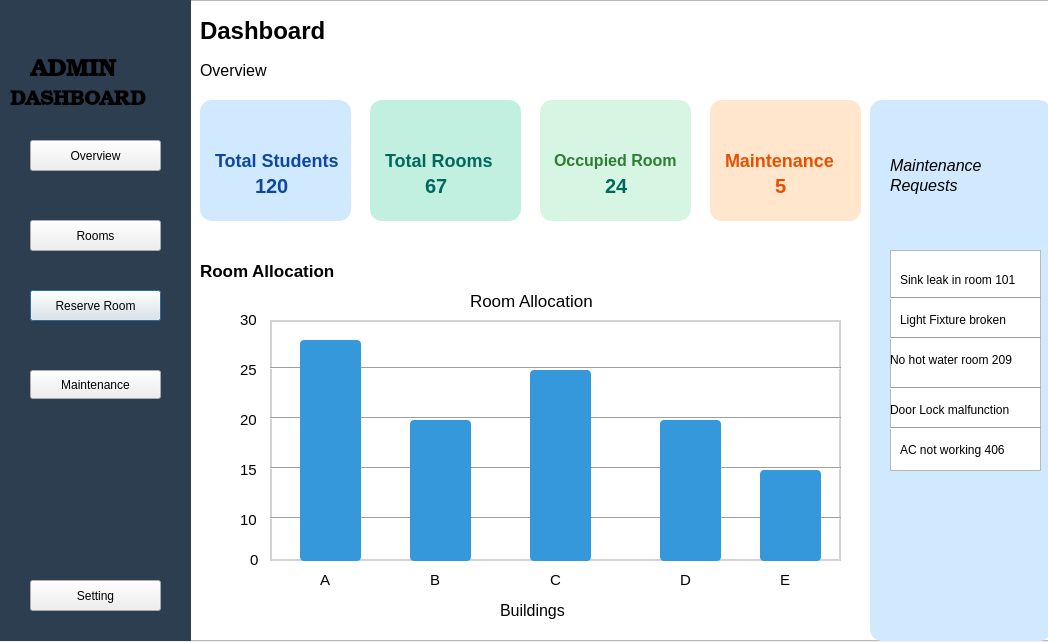
<?xml version="1.0" encoding="UTF-8"?>
<ui version="4.0">
 <class>AdminDashboard</class>
 <widget class="QDialog" name="AdminDashboard">
  <property name="geometry">
   <rect>
    <x>0</x>
    <y>0</y>
    <width>1048</width>
    <height>642</height>
   </rect>
  </property>
  <property name="windowTitle">
   <string>Dialog</string>
  </property>
  <widget class="QPlainTextEdit" name="LeftSide_plainTextEdit">
   <property name="geometry">
    <rect>
     <x>0</x>
     <y>0</y>
     <width>191</width>
     <height>641</height>
    </rect>
   </property>
   <property name="styleSheet">
    <string notr="true">QPlainTextEdit {
    background-color: #2c3e50;  /* Dark blue-gray */
    color: white;               /* Text color */
    font-weight: bold;
    border: none;
}</string>
   </property>
  </widget>
  <widget class="QLabel" name="DashName_label_8">
   <property name="geometry">
    <rect>
     <x>10</x>
     <y>80</y>
     <width>171</width>
     <height>41</height>
    </rect>
   </property>
   <property name="font">
    <font>
     <family>Bookman Old Style</family>
     <pointsize>15</pointsize>
     <bold>true</bold>
    </font>
   </property>
   <property name="text">
    <string>DASHBOARD</string>
   </property>
  </widget>
  <widget class="QLabel" name="DashName_label_5">
   <property name="geometry">
    <rect>
     <x>200</x>
     <y>10</y>
     <width>171</width>
     <height>41</height>
    </rect>
   </property>
   <property name="font">
    <font>
     <family>Arial</family>
     <pointsize>18</pointsize>
     <bold>true</bold>
    </font>
   </property>
   <property name="text">
    <string>Dashboard</string>
   </property>
  </widget>
  <widget class="QLabel" name="label_2">
   <property name="geometry">
    <rect>
     <x>430</x>
     <y>570</y>
     <width>21</width>
     <height>20</height>
    </rect>
   </property>
   <property name="font">
    <font>
     <family>Arial</family>
     <pointsize>11</pointsize>
     <bold>false</bold>
    </font>
   </property>
   <property name="text">
    <string>B</string>
   </property>
  </widget>
  <widget class="QPushButton" name="reserveButton">
   <property name="geometry">
    <rect>
     <x>30</x>
     <y>290</y>
     <width>131</width>
     <height>31</height>
    </rect>
   </property>
   <property name="text">
    <string>Reserve Room</string>
   </property>
  </widget>
  <widget class="QToolButton" name="Settings_Button">
   <property name="geometry">
    <rect>
     <x>30</x>
     <y>580</y>
     <width>131</width>
     <height>31</height>
    </rect>
   </property>
   <property name="text">
    <string>Setting</string>
   </property>
  </widget>
  <widget class="QLabel" name="label_13">
   <property name="geometry">
    <rect>
     <x>900</x>
     <y>310</y>
     <width>151</width>
     <height>20</height>
    </rect>
   </property>
   <property name="font">
    <font>
     <family>Arial</family>
    </font>
   </property>
   <property name="text">
    <string>Light Fixture broken</string>
   </property>
  </widget>
  <widget class="QLabel" name="DashName_label_6">
   <property name="geometry">
    <rect>
     <x>200</x>
     <y>50</y>
     <width>171</width>
     <height>41</height>
    </rect>
   </property>
   <property name="font">
    <font>
     <family>Arial</family>
     <pointsize>12</pointsize>
     <bold>false</bold>
    </font>
   </property>
   <property name="text">
    <string>Overview</string>
   </property>
  </widget>
  <widget class="QLabel" name="label_8">
   <property name="geometry">
    <rect>
     <x>240</x>
     <y>460</y>
     <width>21</width>
     <height>20</height>
    </rect>
   </property>
   <property name="font">
    <font>
     <family>Arial</family>
     <pointsize>11</pointsize>
     <bold>false</bold>
    </font>
   </property>
   <property name="text">
    <string>15</string>
   </property>
  </widget>
  <widget class="QPushButton" name="roomButton">
   <property name="geometry">
    <rect>
     <x>30</x>
     <y>220</y>
     <width>131</width>
     <height>31</height>
    </rect>
   </property>
   <property name="text">
    <string>Rooms</string>
   </property>
  </widget>
  <widget class="QPlainTextEdit" name="RightSide_plainTextEdit">
   <property name="geometry">
    <rect>
     <x>870</x>
     <y>100</y>
     <width>181</width>
     <height>541</height>
    </rect>
   </property>
   <property name="styleSheet">
    <string notr="true">QPlainTextEdit {
    
    background-color: #d0e9ff;   /* Light blue */
    color: #0d47a1;              /* Dark blue text */
    font-weight: bold;
    font-size: 18px;
    padding: 10px;
    border-radius: 12px;
    border: none;

}</string>
   </property>
  </widget>
  <widget class="QLabel" name="label_16">
   <property name="geometry">
    <rect>
     <x>900</x>
     <y>440</y>
     <width>151</width>
     <height>20</height>
    </rect>
   </property>
   <property name="font">
    <font>
     <family>Arial</family>
    </font>
   </property>
   <property name="text">
    <string>AC not working 406</string>
   </property>
  </widget>
  <widget class="QLabel" name="label_15">
   <property name="geometry">
    <rect>
     <x>890</x>
     <y>400</y>
     <width>151</width>
     <height>20</height>
    </rect>
   </property>
   <property name="font">
    <font>
     <family>Arial</family>
    </font>
   </property>
   <property name="text">
    <string>Door Lock malfunction</string>
   </property>
  </widget>
  <widget class="QLabel" name="label_3">
   <property name="geometry">
    <rect>
     <x>550</x>
     <y>570</y>
     <width>21</width>
     <height>20</height>
    </rect>
   </property>
   <property name="font">
    <font>
     <family>Arial</family>
     <pointsize>11</pointsize>
     <bold>false</bold>
    </font>
   </property>
   <property name="text">
    <string>C</string>
   </property>
  </widget>
  <widget class="QLabel" name="label_7">
   <property name="geometry">
    <rect>
     <x>240</x>
     <y>510</y>
     <width>21</width>
     <height>20</height>
    </rect>
   </property>
   <property name="font">
    <font>
     <family>Arial</family>
     <pointsize>11</pointsize>
     <bold>false</bold>
    </font>
   </property>
   <property name="text">
    <string>10</string>
   </property>
  </widget>
  <widget class="QLabel" name="RA_label_9">
   <property name="geometry">
    <rect>
     <x>500</x>
     <y>590</y>
     <width>101</width>
     <height>41</height>
    </rect>
   </property>
   <property name="font">
    <font>
     <family>Arial</family>
     <pointsize>12</pointsize>
     <bold>false</bold>
    </font>
   </property>
   <property name="text">
    <string>Buildings</string>
   </property>
  </widget>
  <widget class="QPushButton" name="maintenanceButton">
   <property name="geometry">
    <rect>
     <x>30</x>
     <y>370</y>
     <width>131</width>
     <height>29</height>
    </rect>
   </property>
   <property name="text">
    <string>Maintenance</string>
   </property>
  </widget>
  <widget class="QLabel" name="MaintenanceRequest_label_4">
   <property name="geometry">
    <rect>
     <x>710</x>
     <y>100</y>
     <width>151</width>
     <height>121</height>
    </rect>
   </property>
   <property name="styleSheet">
    <string notr="true">QLabel {
    background-color: #ffe6cc;   /* Peach */
    color: #e65100;              /* Burnt orange text */
    font-weight: bold;
    font-size: 18px;
    padding: 10px;
    border-radius: 12px;
    border: none;
}
</string>
   </property>
   <property name="text">
    <string>Maintenance</string>
   </property>
  </widget>
  <widget class="QTextEdit" name="textEdit">
   <property name="geometry">
    <rect>
     <x>890</x>
     <y>250</y>
     <width>151</width>
     <height>221</height>
    </rect>
   </property>
  </widget>
  <widget class="QLabel" name="RA_label_8">
   <property name="geometry">
    <rect>
     <x>470</x>
     <y>280</y>
     <width>181</width>
     <height>41</height>
    </rect>
   </property>
   <property name="font">
    <font>
     <family>Arial</family>
     <pointsize>13</pointsize>
     <bold>false</bold>
    </font>
   </property>
   <property name="text">
    <string>Room Allocation</string>
   </property>
  </widget>
  <widget class="QLabel" name="label_12">
   <property name="geometry">
    <rect>
     <x>900</x>
     <y>270</y>
     <width>151</width>
     <height>20</height>
    </rect>
   </property>
   <property name="font">
    <font>
     <family>Arial</family>
    </font>
   </property>
   <property name="text">
    <string>Sink leak in room 101</string>
   </property>
  </widget>
  <widget class="QLabel" name="RA_label_11">
   <property name="geometry">
    <rect>
     <x>890</x>
     <y>160</y>
     <width>191</width>
     <height>51</height>
    </rect>
   </property>
   <property name="font">
    <font>
     <family>Arial</family>
     <pointsize>12</pointsize>
     <italic>true</italic>
     <bold>false</bold>
    </font>
   </property>
   <property name="text">
    <string>Requests</string>
   </property>
  </widget>
  <widget class="Line" name="line_16">
   <property name="geometry">
    <rect>
     <x>890</x>
     <y>420</y>
     <width>151</width>
     <height>16</height>
    </rect>
   </property>
   <property name="orientation">
    <enum>Qt::Horizontal</enum>
   </property>
  </widget>
  <widget class="QLabel" name="label_4">
   <property name="geometry">
    <rect>
     <x>680</x>
     <y>570</y>
     <width>21</width>
     <height>20</height>
    </rect>
   </property>
   <property name="font">
    <font>
     <family>Arial</family>
     <pointsize>11</pointsize>
     <bold>false</bold>
    </font>
   </property>
   <property name="text">
    <string>D</string>
   </property>
  </widget>
  <widget class="QLabel" name="label_9">
   <property name="geometry">
    <rect>
     <x>240</x>
     <y>410</y>
     <width>21</width>
     <height>20</height>
    </rect>
   </property>
   <property name="font">
    <font>
     <family>Arial</family>
     <pointsize>11</pointsize>
     <bold>false</bold>
    </font>
   </property>
   <property name="text">
    <string>20</string>
   </property>
  </widget>
  <widget class="QLabel" name="label_5">
   <property name="geometry">
    <rect>
     <x>780</x>
     <y>570</y>
     <width>21</width>
     <height>20</height>
    </rect>
   </property>
   <property name="font">
    <font>
     <family>Arial</family>
     <pointsize>11</pointsize>
     <bold>false</bold>
    </font>
   </property>
   <property name="text">
    <string>E</string>
   </property>
  </widget>
  <widget class="Line" name="line_15">
   <property name="geometry">
    <rect>
     <x>890</x>
     <y>380</y>
     <width>151</width>
     <height>16</height>
    </rect>
   </property>
   <property name="orientation">
    <enum>Qt::Horizontal</enum>
   </property>
  </widget>
  <widget class="QLabel" name="label">
   <property name="geometry">
    <rect>
     <x>320</x>
     <y>570</y>
     <width>21</width>
     <height>20</height>
    </rect>
   </property>
   <property name="font">
    <font>
     <family>Arial</family>
     <pointsize>11</pointsize>
     <bold>false</bold>
    </font>
   </property>
   <property name="text">
    <string>A</string>
   </property>
  </widget>
  <widget class="QToolButton" name="OverviewButton">
   <property name="geometry">
    <rect>
     <x>30</x>
     <y>140</y>
     <width>131</width>
     <height>31</height>
    </rect>
   </property>
   <property name="text">
    <string>Overview</string>
   </property>
  </widget>
  <widget class="QLabel" name="label_11">
   <property name="geometry">
    <rect>
     <x>240</x>
     <y>310</y>
     <width>21</width>
     <height>20</height>
    </rect>
   </property>
   <property name="font">
    <font>
     <family>Arial</family>
     <pointsize>11</pointsize>
     <bold>false</bold>
    </font>
   </property>
   <property name="text">
    <string>30</string>
   </property>
  </widget>
  <widget class="QFrame" name="Chart_frame">
   <property name="geometry">
    <rect>
     <x>270</x>
     <y>320</y>
     <width>571</width>
     <height>241</height>
    </rect>
   </property>
   <property name="styleSheet">
    <string notr="true">#Chart_frame {
    background-color: #ffffff;              /* White background */
    border: 2px solid #d3d3d3;              /* Light gray border */
                      /* Rounded corners */
    box-shadow: 0px 0px 10px rgba(0,0,0,0.2); /* Subtle shadow (if supported) */
}
</string>
   </property>
   <property name="frameShape">
    <enum>QFrame::StyledPanel</enum>
   </property>
   <property name="frameShadow">
    <enum>QFrame::Raised</enum>
   </property>
   <widget class="Line" name="line_5">
    <property name="geometry">
     <rect>
      <x>0</x>
      <y>40</y>
      <width>571</width>
      <height>16</height>
     </rect>
    </property>
    <property name="orientation">
     <enum>Qt::Horizontal</enum>
    </property>
   </widget>
   <widget class="Line" name="line_6">
    <property name="geometry">
     <rect>
      <x>0</x>
      <y>90</y>
      <width>571</width>
      <height>16</height>
     </rect>
    </property>
    <property name="orientation">
     <enum>Qt::Horizontal</enum>
    </property>
   </widget>
   <widget class="Line" name="line_7">
    <property name="geometry">
     <rect>
      <x>0</x>
      <y>140</y>
      <width>571</width>
      <height>16</height>
     </rect>
    </property>
    <property name="orientation">
     <enum>Qt::Horizontal</enum>
    </property>
   </widget>
   <widget class="Line" name="line_8">
    <property name="geometry">
     <rect>
      <x>0</x>
      <y>190</y>
      <width>571</width>
      <height>16</height>
     </rect>
    </property>
    <property name="orientation">
     <enum>Qt::Horizontal</enum>
    </property>
   </widget>
   <widget class="QPlainTextEdit" name="Chart_plainTextEdit_6">
    <property name="geometry">
     <rect>
      <x>30</x>
      <y>20</y>
      <width>61</width>
      <height>221</height>
     </rect>
    </property>
    <property name="styleSheet">
     <string notr="true">QPlainTextEdit {
    background-color: #3498db;   /* Soft dashboard blue */
    border: none;
    border-radius: 4px;
    color: transparent;          /* Hide text */
}
</string>
    </property>
   </widget>
   <widget class="QPlainTextEdit" name="Chart_plainTextEdit_7">
    <property name="geometry">
     <rect>
      <x>140</x>
      <y>100</y>
      <width>61</width>
      <height>141</height>
     </rect>
    </property>
    <property name="styleSheet">
     <string notr="true">QPlainTextEdit {
    background-color: #3498db;   /* Soft dashboard blue */
    border: none;
    border-radius: 4px;
    color: transparent;          /* Hide text */
}
</string>
    </property>
   </widget>
   <widget class="QPlainTextEdit" name="Chart_plainTextEdit_8">
    <property name="geometry">
     <rect>
      <x>260</x>
      <y>50</y>
      <width>61</width>
      <height>191</height>
     </rect>
    </property>
    <property name="styleSheet">
     <string notr="true">QPlainTextEdit {
    background-color: #3498db;   /* Soft dashboard blue */
    border: none;
    border-radius: 4px;
    color: transparent;          /* Hide text */
}
</string>
    </property>
   </widget>
   <widget class="QPlainTextEdit" name="Chart_plainTextEdit_9">
    <property name="geometry">
     <rect>
      <x>390</x>
      <y>100</y>
      <width>61</width>
      <height>141</height>
     </rect>
    </property>
    <property name="styleSheet">
     <string notr="true">QPlainTextEdit {
    background-color: #3498db;   /* Soft dashboard blue */
    border: none;
    border-radius: 4px;
    color: transparent;          /* Hide text */
}
</string>
    </property>
   </widget>
   <widget class="QPlainTextEdit" name="Chart_plainTextEdit_10">
    <property name="geometry">
     <rect>
      <x>490</x>
      <y>150</y>
      <width>61</width>
      <height>91</height>
     </rect>
    </property>
    <property name="styleSheet">
     <string notr="true">QPlainTextEdit {
    background-color: #3498db;   /* Soft dashboard blue */
    border: none;
    border-radius: 4px;
    color: transparent;          /* Hide text */
}
</string>
    </property>
   </widget>
  </widget>
  <widget class="QLabel" name="RA_label_10">
   <property name="geometry">
    <rect>
     <x>890</x>
     <y>140</y>
     <width>191</width>
     <height>51</height>
    </rect>
   </property>
   <property name="font">
    <font>
     <family>Arial</family>
     <pointsize>12</pointsize>
     <italic>true</italic>
     <bold>false</bold>
    </font>
   </property>
   <property name="text">
    <string>Maintenance</string>
   </property>
  </widget>
  <widget class="QLabel" name="OccupiedRoom_label_3">
   <property name="geometry">
    <rect>
     <x>540</x>
     <y>100</y>
     <width>151</width>
     <height>121</height>
    </rect>
   </property>
   <property name="styleSheet">
    <string notr="true">QLabel {
    background-color: #d6f5e3;   /* Aqua green */
    color: #2e7d32;              /* Forest green text */
    font-weight: bold;
    font-size: 16px;
    padding: 10px;
    border-radius: 12px;
    border: none;
}
</string>
   </property>
   <property name="text">
    <string>Occupied Room</string>
   </property>
  </widget>
  <widget class="QLabel" name="RA_label_7">
   <property name="geometry">
    <rect>
     <x>200</x>
     <y>250</y>
     <width>181</width>
     <height>41</height>
    </rect>
   </property>
   <property name="font">
    <font>
     <family>Arial</family>
     <pointsize>13</pointsize>
     <bold>true</bold>
    </font>
   </property>
   <property name="text">
    <string>Room Allocation</string>
   </property>
  </widget>
  <widget class="Line" name="line_14">
   <property name="geometry">
    <rect>
     <x>890</x>
     <y>330</y>
     <width>151</width>
     <height>16</height>
    </rect>
   </property>
   <property name="orientation">
    <enum>Qt::Horizontal</enum>
   </property>
  </widget>
  <widget class="QLabel" name="TotalRoom_label_2">
   <property name="geometry">
    <rect>
     <x>370</x>
     <y>100</y>
     <width>151</width>
     <height>121</height>
    </rect>
   </property>
   <property name="styleSheet">
    <string notr="true">QLabel {
    background-color: #c2f0e0;   /* Soft mint green */
    color: #00695c;              /* Deep green text */
    font-weight: bold;
    font-size: 18px;
    padding: 10px;
    border-radius: 12px;
    border: none;
}
</string>
   </property>
   <property name="text">
    <string>Total Rooms</string>
   </property>
  </widget>
  <widget class="QLabel" name="label_6">
   <property name="geometry">
    <rect>
     <x>250</x>
     <y>550</y>
     <width>21</width>
     <height>20</height>
    </rect>
   </property>
   <property name="font">
    <font>
     <family>Arial</family>
     <pointsize>11</pointsize>
     <bold>false</bold>
    </font>
   </property>
   <property name="text">
    <string>0</string>
   </property>
  </widget>
  <widget class="QLabel" name="label_10">
   <property name="geometry">
    <rect>
     <x>240</x>
     <y>360</y>
     <width>21</width>
     <height>20</height>
    </rect>
   </property>
   <property name="font">
    <font>
     <family>Arial</family>
     <pointsize>11</pointsize>
     <bold>false</bold>
    </font>
   </property>
   <property name="text">
    <string>25</string>
   </property>
  </widget>
  <widget class="QLabel" name="TotalStudent_label">
   <property name="geometry">
    <rect>
     <x>200</x>
     <y>100</y>
     <width>151</width>
     <height>121</height>
    </rect>
   </property>
   <property name="styleSheet">
    <string notr="true">QLabel {
    background-color: #d0e9ff;   /* Light blue */
    color: #0d47a1;              /* Dark blue text */
    font-weight: bold;
    font-size: 18px;
    padding: 10px;
    border-radius: 12px;
    border: none;
}
</string>
   </property>
   <property name="text">
    <string>Total Students</string>
   </property>
  </widget>
  <widget class="QLabel" name="DashName_label_7">
   <property name="geometry">
    <rect>
     <x>30</x>
     <y>50</y>
     <width>111</width>
     <height>41</height>
    </rect>
   </property>
   <property name="font">
    <font>
     <family>Bookman Old Style</family>
     <pointsize>18</pointsize>
     <bold>true</bold>
    </font>
   </property>
   <property name="text">
    <string>ADMIN</string>
   </property>
  </widget>
  <widget class="Line" name="line_13">
   <property name="geometry">
    <rect>
     <x>890</x>
     <y>290</y>
     <width>151</width>
     <height>16</height>
    </rect>
   </property>
   <property name="orientation">
    <enum>Qt::Horizontal</enum>
   </property>
  </widget>
  <widget class="QLabel" name="label_14">
   <property name="geometry">
    <rect>
     <x>890</x>
     <y>350</y>
     <width>151</width>
     <height>20</height>
    </rect>
   </property>
   <property name="font">
    <font>
     <family>Arial</family>
    </font>
   </property>
   <property name="text">
    <string>No hot water room 209</string>
   </property>
  </widget>
  <widget class="QPlainTextEdit" name="plainTextEdit">
   <property name="geometry">
    <rect>
     <x>0</x>
     <y>0</y>
     <width>1051</width>
     <height>641</height>
    </rect>
   </property>
  </widget>
  <widget class="QLabel" name="label_17">
   <property name="geometry">
    <rect>
     <x>240</x>
     <y>160</y>
     <width>61</width>
     <height>51</height>
    </rect>
   </property>
   <property name="styleSheet">
    <string notr="true">QLabel {
    
    color: #0d47a1;              /* Dark blue text */
    font-weight: bold;
    font-size: 20px;
    padding: 10px;
    border-radius: 12px;
    border: none;
}
</string>
   </property>
   <property name="text">
    <string>120</string>
   </property>
  </widget>
  <widget class="QLabel" name="label_18">
   <property name="geometry">
    <rect>
     <x>410</x>
     <y>160</y>
     <width>61</width>
     <height>51</height>
    </rect>
   </property>
   <property name="styleSheet">
    <string notr="true">QLabel {
   
    color: #00695c;              /* Deep green text */
    font-weight: bold;
    font-size: 20px;
    padding: 10px;
    border-radius: 12px;
    border: none;
}
</string>
   </property>
   <property name="text">
    <string>67</string>
   </property>
  </widget>
  <widget class="QLabel" name="label_19">
   <property name="geometry">
    <rect>
     <x>590</x>
     <y>160</y>
     <width>61</width>
     <height>51</height>
    </rect>
   </property>
   <property name="styleSheet">
    <string notr="true">QLabel {
   
    color: #00695c;              /* Deep green text */
    font-weight: bold;
    font-size: 20px;
    padding: 10px;
    border-radius: 12px;
    border: none;
}
</string>
   </property>
   <property name="text">
    <string>24</string>
   </property>
  </widget>
  <widget class="QLabel" name="label_20">
   <property name="geometry">
    <rect>
     <x>760</x>
     <y>160</y>
     <width>61</width>
     <height>51</height>
    </rect>
   </property>
   <property name="styleSheet">
    <string notr="true">QLabel {
    
    color: #e65100;              /* Burnt orange text */
    font-weight: bold;
    font-size: 20px;
    padding: 10px;
    border-radius: 12px;
    border: none;
}
</string>
   </property>
   <property name="text">
    <string>5</string>
   </property>
  </widget>
  <zorder>plainTextEdit</zorder>
  <zorder>RightSide_plainTextEdit</zorder>
  <zorder>textEdit</zorder>
  <zorder>LeftSide_plainTextEdit</zorder>
  <zorder>DashName_label_8</zorder>
  <zorder>DashName_label_5</zorder>
  <zorder>label_2</zorder>
  <zorder>reserveButton</zorder>
  <zorder>Settings_Button</zorder>
  <zorder>label_13</zorder>
  <zorder>DashName_label_6</zorder>
  <zorder>label_8</zorder>
  <zorder>roomButton</zorder>
  <zorder>label_16</zorder>
  <zorder>label_15</zorder>
  <zorder>label_3</zorder>
  <zorder>label_7</zorder>
  <zorder>RA_label_9</zorder>
  <zorder>maintenanceButton</zorder>
  <zorder>MaintenanceRequest_label_4</zorder>
  <zorder>RA_label_8</zorder>
  <zorder>label_12</zorder>
  <zorder>RA_label_11</zorder>
  <zorder>line_16</zorder>
  <zorder>label_4</zorder>
  <zorder>label_9</zorder>
  <zorder>label_5</zorder>
  <zorder>line_15</zorder>
  <zorder>label</zorder>
  <zorder>OverviewButton</zorder>
  <zorder>label_11</zorder>
  <zorder>Chart_frame</zorder>
  <zorder>RA_label_10</zorder>
  <zorder>OccupiedRoom_label_3</zorder>
  <zorder>RA_label_7</zorder>
  <zorder>line_14</zorder>
  <zorder>TotalRoom_label_2</zorder>
  <zorder>label_6</zorder>
  <zorder>label_10</zorder>
  <zorder>TotalStudent_label</zorder>
  <zorder>DashName_label_7</zorder>
  <zorder>line_13</zorder>
  <zorder>label_14</zorder>
  <zorder>label_17</zorder>
  <zorder>label_18</zorder>
  <zorder>label_19</zorder>
  <zorder>label_20</zorder>
 </widget>
 <resources/>
 <connections/>
</ui>
